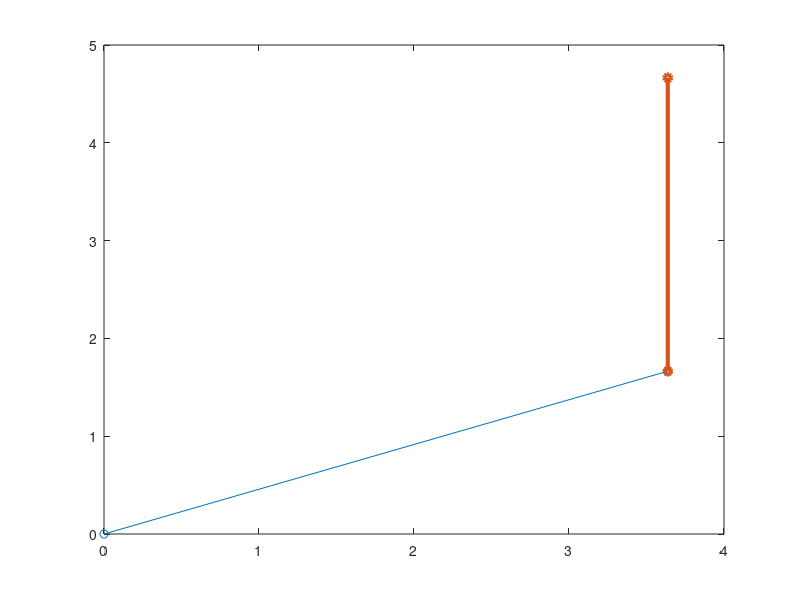

MATLAB code for this plot: (Note: this script raises an error after producing the figure.)
% Search for awesome case of double pendulum problem
clear; close all;
m1 = 2; m2 = 6; l1 = 4; l2 = 3; g = 9.81;
f1 = @(x) m2*l2*x(4)^2*sin(x(1)-x(2)) - (m1+m2)*g*sin(x(1));
f2 = @(x) -l1*x(3)^2*sin(x(1)-x(2)) - g*sin(x(2));
F = @ (t,x) [x(3); x(4);
    ( l2*f1(x) - m2*l2*cos(x(2)-x(1))*f2(x) )/( (m1+m2)*l1*l2 - m2*l1*l2*cos(x(2)-x(1))^2 );
    ( -l1*cos(x(2)-x(1))*f1(x) + (m1+m2)*l1*f2(x) )/( (m1+m2)*l1*l2 - m2*l1*l2*cos(x(2)-x(1))^2 )];
%
x(1) = 2; x(2) = 3*pi; x(3) = 2; x(4) = 4; h = 0.01;
t = 0; X = zeros(4,1/h + 1);
X(:,1) = [x(1);x(2);x(3);x(4)];
figure(1);
plot([0 l1*sin(X(1,1))],[0, - l1*cos(X(1,1))],'-o',...
    [l1*sin(X(1,1)), l1*sin(X(1,1)) + l2*sin(X(2,1))],[-l1*cos(X(1,1)), -l1*cos(X(1,1)) - l2*cos(X(2,1))],'-o',...
    'MarkerSize',5,'LineWidth',3);
hold; circles(l1*sin(X(1,1)),-l1*cos(X(1,1)),0.075,'color','b');
circles(l1*sin(X(1,1)) + l2*sin(X(2,1)),-l1*cos(X(1,1)) -l2*cos(X(2,1)),0.075,'color','r');hold
title('Initial configuration')
axis([-2 2 -2 2]); grid; axis equal; pause(1)
for k=1:10/h
    X(:,k+1) = rk4_step(F,t(k),X(:,k),h);
    t(k+1) = t(k) + h;
    plot([0 l1*sin(X(1,k+1))],[0, - l1*cos(X(1,k+1))],'-o',...
        [l1*sin(X(1,k+1)), l1*sin(X(1,k+1)) + l2*sin(X(2,k+1))],[- l1*cos(X(1,k+1)),- l1*cos(X(1,k+1)) - l2*cos(X(2,k+1))],'-o',...
        'MarkerSize',5,'LineWidth',3);
    hold;circles(l1*sin(X(1,k+1)),-l1*cos(X(1,k+1)),0.075,'color','b');
    circles(l1*sin(X(1,k+1)) + l2*sin(X(2,k+1)),-l1*cos(X(1,k+1)) -l2*cos(X(2,k+1)),0.075,'color','r');hold
    axis([-(l1+l2), l1 + l2, -(l1+l2), l1 + l2]); grid; axis equal; 
    title(sprintf('Evolution at t = %g',t(k+1))); pause(0.001 )
end    
figure(2); plot(t,X(1,:)); hold; plot(t,X(2,:)); hold